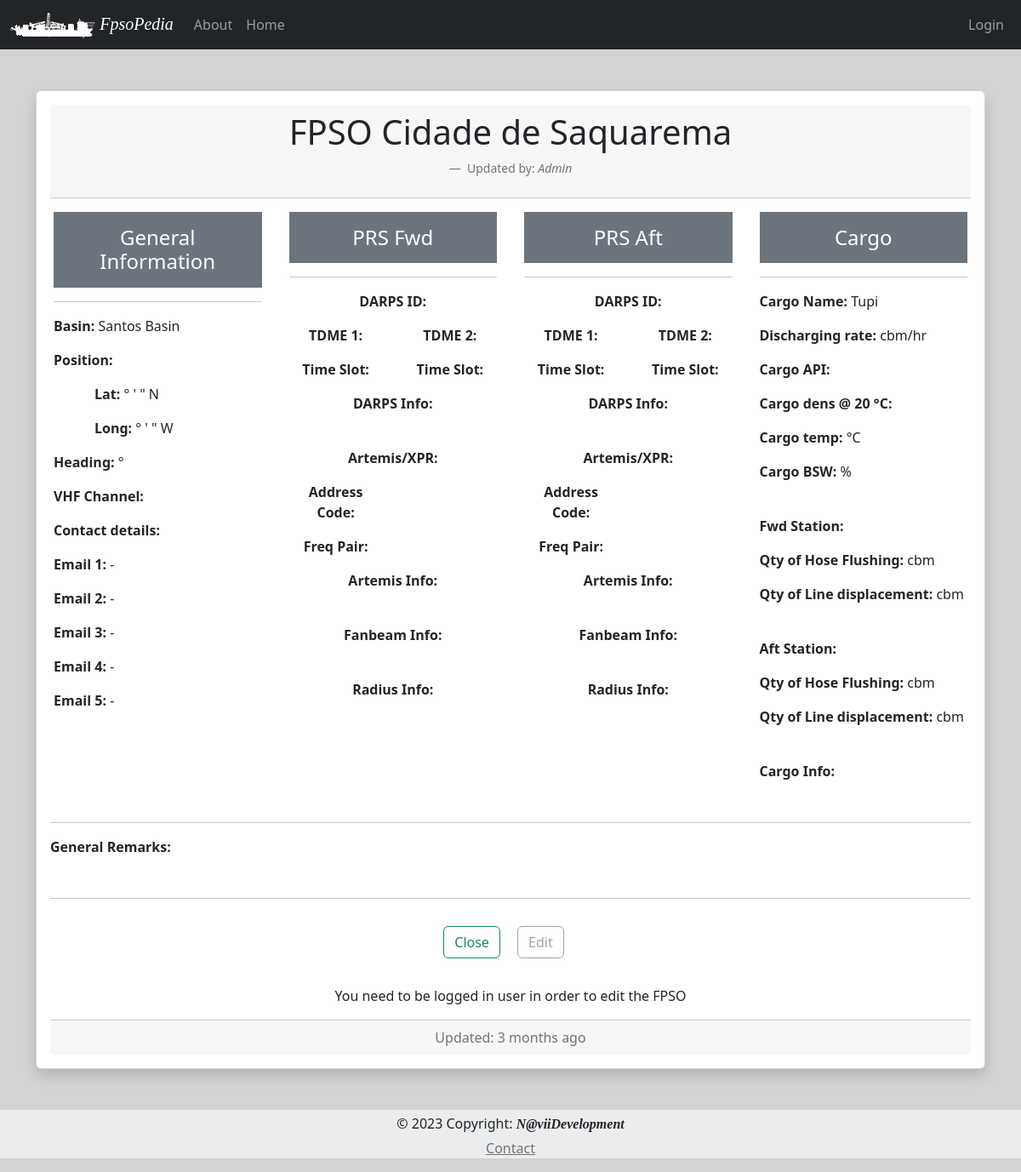
/fpso/1, run on an earlier commit of the app's database.
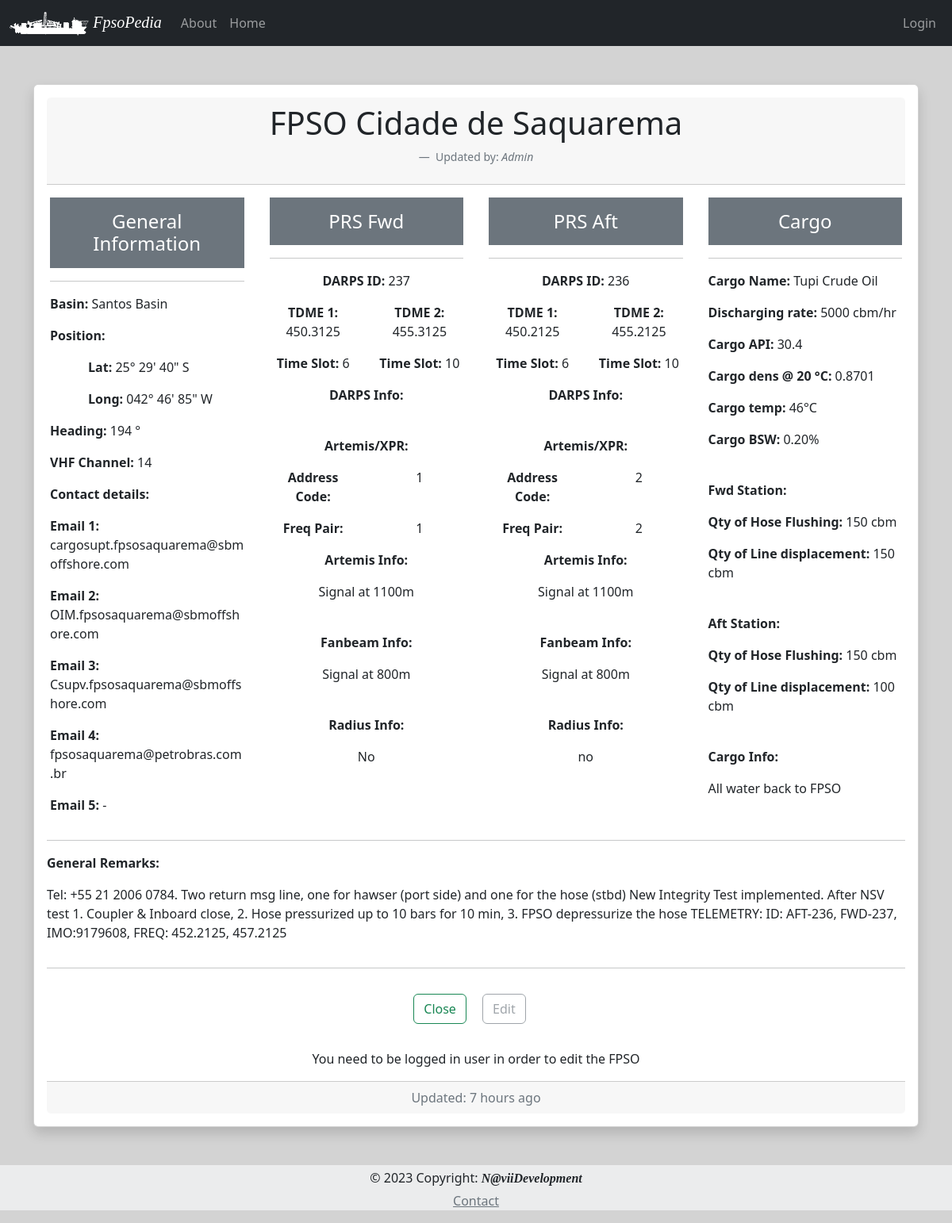
And on a later commit of the database.
### App/models.py (models this page shows, shortened)
class Fpso(db.Model):
    id = db.Column(db.Integer, primary_key=True)
    fpso_owner = db.Column(db.String, index=True, default="None")
    timestamp = db.Column(db.DateTime, default=datetime.utcnow)
    fpso_name = db.Column(db.String, unique=True, index=True)
    fpso_basin = db.Column(db.String, default="None", nullable = True)
    fpso_img_name = db.Column(db.String, default="default_fpso_card")
    fpso_remarks = db.Column(db.String, default="None")
    fpso_psn_lat_deg = db.Column(db.String, nullable = True)
    fpso_psn_lat_min = db.Column(db.String, nullable = True)
    fpso_psn_lat_sec = db.Column(db.String, nullable = True)
    fpso_psn_lat_NS = db.Column(db.String, default="S", nullable = True)
    fpso_psn_long_deg = db.Column(db.String, nullable = True)
    fpso_psn_long_min = db.Column(db.String, nullable = True)
    fpso_psn_long_sec = db.Column(db.String, nullable = True)
    fpso_psn_long_WE = db.Column(db.String, default="W", nullable = True)
    fpso_hdg = db.Column(db.String, nullable = True)
    fpso_disch_rate = db.Column(db.String, nullable = True)
    fpso_vhf = db.Column(db.String, default="None", nullable = True)
    fpso_email_1 = db.Column(db.String, default="fpso@example.com", nullable = True)
    fpso_email_2 = db.Column(db.String, default="fpso@example.com", nullable = True)
    fpso_email_3 = db.Column(db.String, default="fpso@example.com", nullable = True)
    fpso_email_4 = db.Column(db.String, default="fpso@example.com", nullable = True)
    fpso_email_5 = db.Column(db.String, default="fpso@example.com", nullable = True)
    cargo_name = db.Column(db.String, nullable = True)
    cargo_API = db.Column(db.String, nullable = True)
    cargo_dens = db.Column(db.String, nullable = True)
    cargo_temp = db.Column(db.String, nullable = True)
    cargo_bsw = db.Column(db.String, nullable = True)
    cargo_line_displ_fwd = db.Column(db.String, nullable = True)
    cargo_Hose_Flush_fwd = db.Column(db.String, nullable = True)
    cargo_line_displ_aft = db.Column(db.String, nullable = True)
    cargo_Hose_Flush_aft = db.Column(db.String, nullable = True)
    cargo_info = db.Column(db.String, nullable = True)
    darps_ID_fwd = db.Column(db.String, nullable = True)
    darps_1_tdma_fwd = db.Column(db.String, nullable = True)
    darps_2_tdma_fwd = db.Column(db.String, nullable = True)
    darps_info_fwd = db.Column(db.String, nullable = True)
    darps_1_ts_fwd = db.Column(db.String, nullable = True)
    darps_2_ts_fwd= db.Column(db.String, nullable = True)
    darps_ID_aft = db.Column(db.String, nullable = True)
    darps_1_tdma_aft = db.Column(db.String, nullable = True)
    darps_2_tdma_aft = db.Column(db.String, nullable = True)
    darps_info_aft = db.Column(db.String, nullable = True)
    darps_1_ts_aft = db.Column(db.String, nullable = True)
    darps_2_ts_aft= db.Column(db.String, nullable = True)
    artemis_address_code_fwd = db.Column(db.String, nullable = True)
    artemis_freq_pair_fwd = db.Column(db.String, nullable = True)
    artemis_info_fwd = db.Column(db.String, nullable = True)
    fanbeam_info_fwd = db.Column(db.String, nullable = True)
    radius_info_fwd = db.Column(db.String, nullable = True)
    artemis_address_code_aft = db.Column(db.String, nullable = True)
    artemis_freq_pair_aft = db.Column(db.String, nullable = True)
    artemis_info_aft = db.Column(db.String, nullable = True)
    fanbeam_info_aft = db.Column(db.String, nullable = True)
    radius_info_aft = db.Column(db.String, nullable = True)

### App/routes.py (the view)
@app.route('/fpso/<id>')
def fpso_page(id):
    form = EmptyForm()
    fpso = Fpso.query.get_or_404(id)
    return render_template('fpso_page.html', fpso=fpso, title='FPSO_Page', form=form)

### App/templates/fpso_page.html (shortened to what this page needs)
{% extends "base.html" %}
{%  block content %}
<div class="card text-center shadow p-3 mb-5 bg-body rounded">
  <div class="card-header ">
    <h2 class="display-6 mb-4">{{ fpso.fpso_name }}</h2>
    <figcaption class="blockquote-footer">
    Updated by: <cite title="Source Title"> {{ fpso.fpso_owner }}</cite>
  </figcaption>
  </div>
  <div class="row">
    <div class="card-body col-12 col-lg-3">
        <h4 class="card-title p-3 mb-2 bg-secondary text-white">General Information</h4>
        <hr>
        <p class="card-text text-start"><b>Basin: </b>{{ fpso.fpso_basin }}</p>
        <p class="card-text text-start"><b>Position: </b></p>
        <p class="card-text text-start ms-5"><b>Lat: </b>{{ fpso.fpso_psn_lat_deg }}&#176 {{ fpso.fpso_psn_lat_min }}' {{ fpso.fpso_psn_lat_sec }}" {{ fpso.fpso_psn_lat_NS }}</p>
        <p class="card-text text-start ms-5"><b>Long: </b>{{ fpso.fpso_psn_long_deg }}&#176 {{ fpso.fpso_psn_long_min }}' {{ fpso.fpso_psn_long_sec }}" {{ fpso.fpso_psn_long_WE }}</p>
        <p class="card-text text-start"><b>Heading: </b>{{ fpso.fpso_hdg }} &#176</p>
        <p class="card-text text-start"><b>VHF Channel: </b>{{ fpso.fpso_vhf }}</p>
        <p class="card-text text-start"><b>Contact details: </b></p>
        <p class="card-text text-start"><b>Email 1: </b>{{ " - " if fpso.fpso_email_1 == 'fpso@example.com' else fpso.fpso_email_1 }}</p>
        <p class="card-text text-start"><b>Email 2: </b>{{ " - " if fpso.fpso_email_2 == 'fpso@example.com' else fpso.fpso_email_2 }}</p>
        <p class="card-text text-start"><b>Email 3: </b>{{ " - " if fpso.fpso_email_3 == 'fpso@example.com' else fpso.fpso_email_3 }}</p>
        <p class="card-text text-start"><b>Email 4: </b>{{ " - " if fpso.fpso_email_4 == 'fpso@example.com' else fpso.fpso_email_4 }}</p>
        <p class="card-text text-start"><b>Email 5: </b>{{ " - " if fpso.fpso_email_5 == 'fpso@example.com' else fpso.fpso_email_5 }}</p>
    </div>
    <div class="card-body col-12 col-lg-3 ">
        <h4 class="card-title p-3 mb-2 bg-secondary text-white">PRS Fwd</h4>
        <hr>
        <p class="card-text text-center"><b>DARPS ID: </b>{{ fpso.darps_ID_fwd }}</p>
        <div class="row">
            <p class="card-text col-6"><b>TDME 1: </b>{{ fpso.darps_1_tdma_fwd }}</p>
            <p class="card-text col-6"><b>TDME 2: </b>{{ fpso.darps_2_tdma_fwd }}</p>
        </div>
        <div class="row">
            <p class="card-text col-6"><b>Time Slot: </b>{{ fpso.darps_1_ts_fwd }}</p>
            <p class="card-text col-6"><b>Time Slot: </b>{{ fpso.darps_2_ts_fwd }}</p>
        </div>
        <p class="card-text text-center"><b>DARPS Info: </b></p>
        <br>
        <p class="card-text text-center"><b>Artemis/XPR: </b></p>
        <div class="row">
            <p class="card-text col-6"><b>Address Code: </b></p>
            <p class="card-text col-6">{{ fpso.artemis_address_code_fwd }}</p>
            <p class="card-text col-6"><b>Freq Pair: </b></p>
            <p class="card-text col-6"> {{ fpso.artemis_freq_pair_fwd }}</p>
        </div>
        <p class="card-text text-center"><b>Artemis Info: </b></p>
        <p class="card-text text-center">{{ fpso.artemis_info_fwd }}</p>
        <br>
        <p class="card-text text-center"><b>Fanbeam Info: </b></p>
        <p class="card-text text-center">{{ fpso.fanbeam_info_fwd }}</p>
        <br>
        <p class="card-text text-center"><b>Radius Info: </b></p>
        <p class="card-text text-center">{{ fpso.radius_info_fwd }}</p>
    </div>
    <div class="card-body col-12 col-lg-3">
        <h4 class="card-title p-3 mb-2 bg-secondary text-white">PRS Aft</h4>
        <hr>
        <p class="card-text text-center"><b>DARPS ID: </b>{{ fpso.darps_ID_aft }}</p>
        <div class="row">
            <p class="card-text col-6"><b>TDME 1: </b>{{ fpso.darps_1_tdma_aft }}</p>
            <p class="card-text col-6"><b>TDME 2: </b>{{ fpso.darps_2_tdma_aft }}</p>
        </div>
        <div class="row">
            <p class="card-text col-6"><b>Time Slot: </b>{{ fpso.darps_1_ts_aft }}</p>
            <p class="card-text col-6"><b>Time Slot: </b>{{ fpso.darps_2_ts_aft }}</p>
        </div>
        <p class="card-text text-center"><b>DARPS Info: </b></p>
        <br>
        <p class="card-text text-center"><b>Artemis/XPR: </b></p>
        <div class="row">
            <p class="card-text col-6"><b>Address Code: </b></p>
            <p class="card-text col-6">{{ fpso.artemis_address_code_aft }}</p>
            <p class="card-text col-6"><b>Freq Pair: </b></p>
            <p class="card-text col-6">{{ fpso.artemis_freq_pair_aft }}</p>
        </div>
        <p class="card-text text-center"><b>Artemis Info: </b></p>
        <p class="card-text text-center">{{ fpso.artemis_info_aft }}</p>
        <br>
        <p class="card-text text-center"><b>Fanbeam Info: </b></p>
        <p class="card-text text-center">{{ fpso.fanbeam_info_aft }}</p>
        <br>
        <p class="card-text text-center"><b>Radius Info: </b></p>
        <p class="card-text text-center">{{ fpso.radius_info_aft }}</p>
    </div>
    <div class="card-body col-12 col-lg-3">
        <h4 class="card-title p-3 mb-2 bg-secondary text-white">Cargo</h4>
        <hr>
        <p class="card-text text-start"><b>Cargo Name: </b>{{ fpso.cargo_name }}</p>
        <p class="card-text text-start"><b>Discharging rate: </b>{{ fpso.fpso_disch_rate }} cbm/hr</p>
        <p class="card-text text-start"><b>Cargo API: </b>{{ fpso.cargo_API }}</p>
        <p class="card-text text-start"><b>Cargo dens @ 20 &#176C: </b>{{ fpso.cargo_dens }}</p>
        <p class="card-text text-start"><b>Cargo temp: </b>{{ fpso.cargo_temp }}&#176C</p>
         <p class="card-text text-start"><b>Cargo BSW: </b>{{ fpso.cargo_bsw }}&#37</p>
        <br>
        <p class="card-text text-start"><b>Fwd Station: </b></p>
        <p class="card-text text-start"><b>Qty of Hose Flushing: </b>{{ fpso.cargo_line_displ_fwd }} cbm</p>
        <p class="card-text text-start"><b>Qty of Line displacement: </b>{{ fpso.cargo_Hose_Flush_fwd }} cbm</p>
        <br>
        <p class="card-text text-start"><b>Aft Station: </b></p>
        <p class="card-text text-start"><b>Qty of Hose Flushing: </b>{{ fpso.cargo_line_displ_aft }} cbm</p>
        <p class="card-text text-start"><b>Qty of Line displacement: </b>{{ fpso.cargo_Hose_Flush_aft }} cbm</p>
        <br>
        <p class="card-text text-start"><b>Cargo Info: </b></p>
        <p class="card-text text-start">{{ fpso.cargo_info }}</p>
    </div>
  </div>
  <hr>
<p class="card-text text-start"><b>General Remarks: </b></p>
<p class="card-text text-start">{{ fpso.fpso_remarks }} </p>
<hr>
  <div class="row">
    <div class="card-body">
        <a href="{{ url_for('index') }}" class="btn btn-outline-success me-3 mb-3">Close</a>
        <a href="{{ url_for('edit_fpso', id=fpso.id) }}" class="btn btn-outline-secondary {{ '' if current_user.is_authenticated else 'disabled'}} me-3 mb-3">Edit</a>
    </div>
    <p class="fw-lighter">{{ " " if current_user.is_authenticated else "You need to be logged in user in order to edit the FPSO" }}</p>
  </div>
  <div class="card-footer text-muted">
    Updated: {{ moment(fpso.timestamp).fromNow(refresh=True) }}
  </div>
</div>
{% endblock %}

### App/templates/base.html (shortened to what this page needs)
<!DOCTYPE html>
<html lang="en">
  <head>
    <link
      href="https://cdn.jsdelivr.net/npm/bootstrap@5.2.0-beta1/dist/css/bootstrap.min.css"
      rel="stylesheet"
    />
    <link
      href="{{ url_for('static', filename='css/style.css') }}"
      rel="stylesheet"
    />
  </head>
  <body>
    <navbar>
      {% include "_navbar.html" %}
    </navbar>
    <main>
      <div class="main container mt-5 text-center">
        {% block content %} {% endblock %}
      </div>
    </main>
    <footer class="text-center text-lg-start bg-light text-muted">
      {% include "_footer.html" %}
    </footer>
  </body>
</html>

### App/templates/_navbar.html (shortened to what this page needs)
<nav class="navbar navbar-expand-md navbar-dark bg-dark sticky-top ">
  <div class="container-fluid">
    <a class="navbar-brand" href="/">
      <img src="{{ url_for('static', filename='img/fpso.png') }}" alt="" width="100" height="30">
      <em class="logo">FpsoPedia</em>
    </a>
    <div class="collapse navbar-collapse" id="navbarSupportedContent">
      <ul class="navbar-nav me-auto mb-2 mb-lg-0">
        <li class="nav-item">
          <a class="nav-link {{ 'active' if active_page=='about' else ''}}" aria-current="page" href="{{ url_for('about') }}">About</a>
        </li>
        <li class="nav-item">
          <a class="nav-link {{ 'active' if active_page=='index' else ''}}" aria-current="page" href="/">Home</a>
        </li>
      </ul>
      <form class="d-flex text-secondary" role="search">
        <ul class="navbar-nav me-auto mb-2 mb-lg-0">
            {% if current_user.is_authenticated %}
              <li class="nav-item">
                <a class="nav-link " aria-current="page" href="{{ url_for('logout') }}">Logout</a>
            </li>
            {% else %}
              <li class="nav-item">
                <a class="nav-link {{ 'active' if active_page=='login' else ''}}" aria-current="page" href="{{ url_for('login') }}">Login</a>
            </li>
            {% endif %}
        </ul>
      </form>
    </div>
  </div>
</nav>

### App/templates/_footer.html
  <div class="text-center p-1 text-dark" style="background-color: rgba(0, 0, 0, 0.05);">
    © 2023 Copyright:
    <b><em class="logo">N@viiDevelopment</em></b>
  </div>
  <p class="text-center p-0 text-dark" style="background-color: rgba(0, 0, 0, 0.05);">
    <a class="link-secondary" href="mailto:info@naviidevelopment.atthost24.pl" >Contact</a>
  </p>

### App/static/css/style.css (style rules this page uses)
body { background-color: lightgray; }
.main { min-height: 75vh; }
.logo { font-family:cursive; }

What changed in the data, as far as the page shows it:
changed Fpso "FPSO Cidade de Saquarema": fpso_psn_lat_deg (not shown) → "25"; fpso_psn_lat_min (not shown) → "29"; fpso_psn_lat_sec (not shown) → "40"; fpso_psn_lat_NS "N" → "S"; fpso_psn_long_deg (not shown) → "042"; fpso_psn_long_min (not shown) → "46"; fpso_psn_long_sec (not shown) → "85"; fpso_hdg (not shown) → "194"; fpso_vhf (not shown) → "14"; fpso_email_1 "-" → "cargosupt.fpsosaquarema@sbmoffshore.com"; fpso_email_2 "-" → "OIM.fpsosaquarema@sbmoffshore.com"; fpso_email_3 "-" → "Csupv.fpsosaquarema@sbmoffshore.com"; fpso_email_4 "-" → "fpsosaquarema@petrobras.com.br"; darps_ID_fwd (not shown) → "237"; darps_1_tdma_fwd (not shown) → "450.3125"; darps_2_tdma_fwd (not shown) → "455.3125"; darps_1_ts_fwd (not shown) → "6"; darps_2_ts_fwd (not shown) → "10"; artemis_address_code_fwd (not shown) → "1"; artemis_freq_pair_fwd (not shown) → "1"; artemis_info_fwd (not shown) → "Signal at 1100m"; fanbeam_info_fwd (not shown) → "Signal at 800m"; radius_info_fwd (not shown) → "No"; darps_ID_aft (not shown) → "236"; darps_1_tdma_aft (not shown) → "450.2125"; darps_2_tdma_aft (not shown) → "455.2125"; darps_1_ts_aft (not shown) → "6"; darps_2_ts_aft (not shown) → "10"; artemis_address_code_aft (not shown) → "2"; artemis_freq_pair_aft (not shown) → "2"; artemis_info_aft (not shown) → "Signal at 1100m"; fanbeam_info_aft (not shown) → "Signal at 800m"; radius_info_aft (not shown) → "no"; cargo_name "Tupi" → "Tupi Crude Oil"; fpso_disch_rate (not shown) → "5000"; cargo_API (not shown) → "30.4"; cargo_dens (not shown) → "0.8701"; cargo_temp (not shown) → "46"; cargo_bsw (not shown) → "0.20"; cargo_line_displ_fwd (not shown) → "150"; cargo_Hose_Flush_fwd (not shown) → "150"; cargo_line_displ_aft (not shown) → "150"; cargo_Hose_Flush_aft (not shown) → "100"; cargo_info (not shown) → "All water back to FPSO"; fpso_remarks (not shown) → "Tel: +55 21 2006 0784. Two return msg line, one for hawser (port side) and one for the hose (stbd) New Integrity Test implemented. After NSV test 1. Coupler & Inboard close, 2. Hose pressurized up to 10 bars for 10 min, 3. FPSO depressurize the hose TELEMETRY: ID: AFT-236, FWD-237, IMO:9179608, FREQ: 452.2125, 457.2125"; timestamp "3 months ago" → "7 hours ago"
